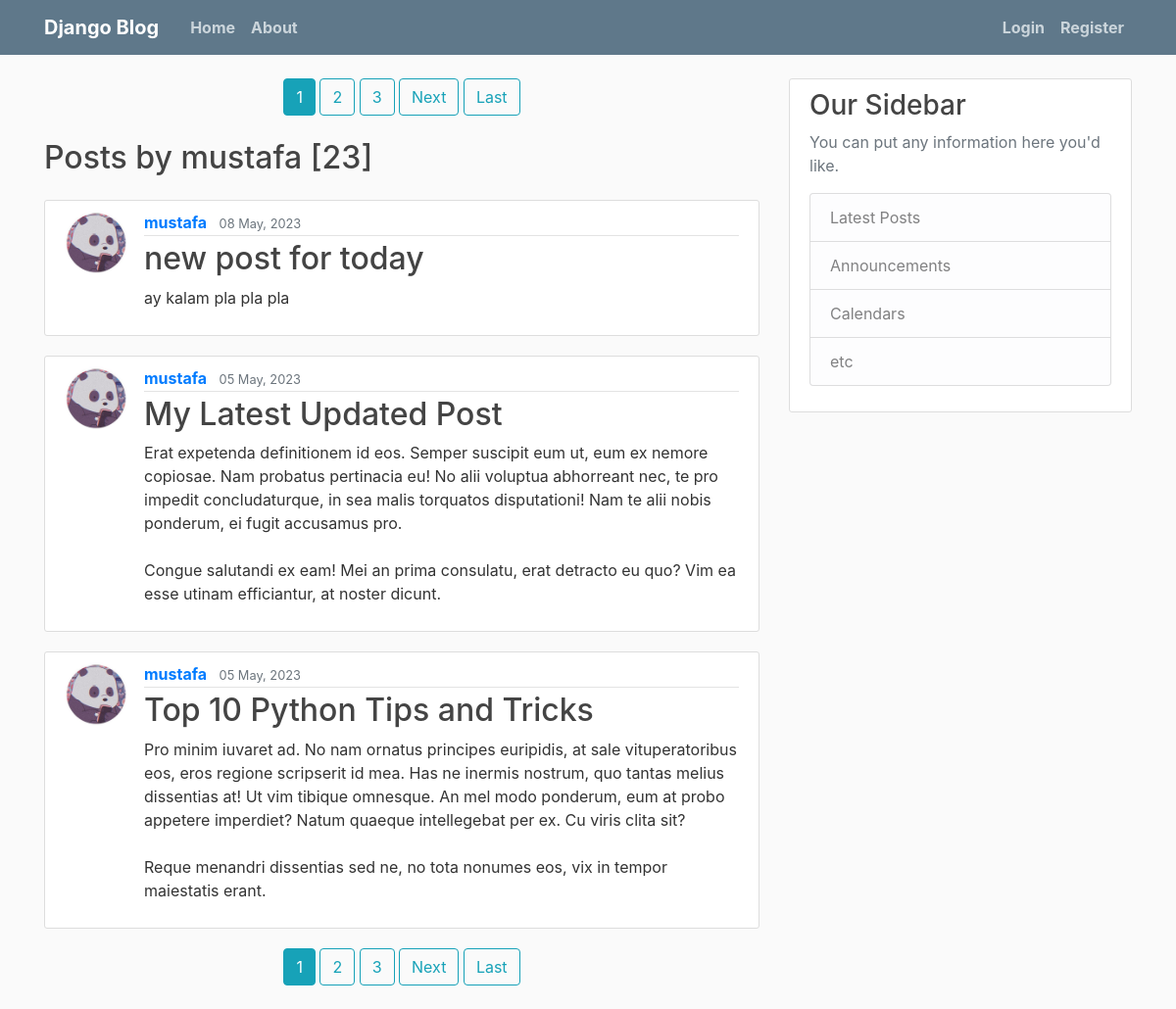
The page /user/mustafa on the database its author committed.
### blog/models.py (models this page shows, shortened)
class Post(models.Model):
    title = models.CharField(max_length=100)
    content = models.TextField()
    date_posted = models.DateTimeField(default=timezone.now)
    '''
    In Django, a ForeignKey is used to create a many-to-one relationship between two models.
    In this case, the author field is a foreign key to the User model, which represents the
    user who created the current model instance
    '''
    author = models.ForeignKey(User, on_delete=models.CASCADE)
    '''
    The 'on_delete' argument specifies the behavior to adopt when the referenced object is deleted.
    In this case, 'models.CASCADE' means that when a User instance is deleted,
    all instances of the current model that have that User instance as their
    author field will also be deleted.
    '''

### users/models.py (models this page shows, shortened)
class Profile(models.Model):
    user = models.OneToOneField(User, on_delete=models.CASCADE)
    image = models.ImageField(default='profile_pics/default1.jpg', upload_to='profile_pics')

### blog/views.py (the view)
# urls.py: path('user/<str:username>', UserPostListView.as_view(), name="user-posts"),
class UserPostListView(ListView):
    model = Post
    template_name = 'blog/user_posts.html'
    context_object_name = 'posts'
    paginate_by = 3
    def get_queryset(self):
        user = get_object_or_404(User, username=self.kwargs.get('username'))
        return Post.objects.filter(author=user).order_by('-date_posted')

### blog/templates/blog/user_posts.html
{%extends "blog/base.html"%}
{% block content %}
  {% include 'blog/pagination.html' %}
  <h2 class="mb-4">Posts by {{ view.kwargs.username }}  [{{page_obj.paginator.count}}]</h2>
  {% for post in posts %}
  <article class="media content-section">
    <img class="rounded-circle article-img" src=" {{ post.author.profile.image.url }} ">
      <div class="media-body">
        <div class="article-metadata">
          <a class="mr-2 font-weight-bold" href="{% url 'user-posts' post.author.username %}">{{ post.author }}</a>
          <small class="text-muted">{{ post.date_posted|date:"d N, Y" }}</small>
        </div>
        <h2><a class="article-title" href="{% url 'post-detail' post.id %}">{{ post.title }}</a></h2>
        <p class="article-content">{{ post.content }}</p>
      </div>
  </article>
  {% endfor %}
  {% include 'blog/pagination.html' %}
{% endblock content %}

### blog/templates/blog/base.html (shortened to what this page needs)
{% load static %}
<!DOCTYPE html>
<html>
<head>
  <link rel="stylesheet" href="https://cdn.jsdelivr.net/npm/bootstrap@4.0.0/dist/css/bootstrap.min.css"
>
  <link rel="stylesheet" href="{% static 'blog/main.css' %}">
</head>
<body>
  <header class="site-header">
    <nav class="navbar navbar-expand-md navbar-dark bg-steel fixed-top">
      <div class="container">
        <a class="font-weight-bold navbar-brand mr-4" href="/">Django Blog</a>
        <div class="collapse navbar-collapse" id="navbarToggle">
          <div class="navbar-nav mr-auto">
            <a class="font-weight-bold nav-item nav-link" href="{% url 'blog-home' %}">Home</a>
            <a class="font-weight-bold nav-item nav-link" href="{% url 'blog-about' %}">About</a>
          </div>
          <div class="navbar-nav">
            {% if user.is_authenticated %}
            <a class="font-weight-bold nav-item nav-link" href="{% url 'post-create' %}">New Post</a>
            <a class="font-weight-bold nav-item nav-link" href="{% url 'profile' %}">Profile</a>
            <a class="font-weight-bold nav-item nav-link" href="{% url 'logout' %}">Logout</a>
            {% else %}
            <a class="font-weight-bold nav-item nav-link" href="{% url 'login' %}">Login</a>
            <a class="font-weight-bold nav-item nav-link" href="{% url 'register' %}">Register</a>
            {% endif %}
          </div>
        </div>
      </div>
    </nav>
  </header>
  <main role="main" class="container">
    <div class="row">
      <div class="col-md-8">
        {% block content %}{% endblock %}
      </div>
      <div class="col-md-4">
        <div class="content-section">
          <h3>Our Sidebar</h3>
          <p class='text-muted'>You can put any information here you'd like.
          <ul class="list-group">
            <li class="list-group-item list-group-item-light">Latest Posts</li>
            <li class="list-group-item list-group-item-light">Announcements</li>
            <li class="list-group-item list-group-item-light">Calendars</li>
            <li class="list-group-item list-group-item-light">etc</li>
          </ul>
          </p>
        </div>
      </div>
    </div>
  </main>
</body>
</html>

### blog/templates/blog/pagination.html (shortened to what this page needs)
<div class="text-center">
    {% if is_paginated %}
        {% for num in page_obj.paginator.page_range %}
            {% if page_obj.number == num %}
                <a class="btn btn-info mb-4" href="?page={{ num }}">{{ num }}</a>
            {% elif num > page_obj.number|add:'-3' and num < page_obj.number|add:'3' %}
                <a class="btn btn-outline-info mb-4" href="?page={{ num }}">{{ num }}</a>
            {% endif %}
        {% endfor %}
        {% if page_obj.has_next %}
            <a class="btn btn-outline-info mb-4" href="?page={{ page_obj.next_page_number }}">Next</a>
            <a class="btn btn-outline-info mb-4" href="?page={{ page_obj.paginator.num_pages }}">Last</a>
        {% endif %}
    {% endif %}
</div>

### blog/static/blog/main.css (style rules this page uses)
body { background: #fafafa; color: #333333; margin-top: 5rem; }
h1, h2, h3, h4, h5, h6 { color: #444444; }
ul { margin: 0; }
.bg-steel { background-color: #5f788a; }
.site-header .navbar-nav .nav-link { color: #cbd5db; }
.content-section { background: #ffffff; padding: 10px 20px; border: 1px solid #dddddd; border-radius: 3px; margin-bottom: 20px; }
.article-title { color: #444444; }
.article-content { white-space: pre-line; }
.article-img { height: 65px; width: 65px; margin-right: 16px; }
.article-metadata { padding-bottom: 1px; margin-bottom: 4px; border-bottom: 1px solid #e3e3e3 }

### rows shown on the page
Post: author.profile.image (picture), author "mustafa", date_posted "08 May, 2023", title "new post for today", content "ay kalam pla pla pla"
Post: author.profile.image (picture), author "mustafa", date_posted "05 May, 2023", title "My Latest Updated Post", content "Erat expetenda definitionem id eos. Semper suscipit eum ut, eum ex nemore copiosae. Nam probatus pertinacia eu! No alii voluptua abhorreant nec, te pro impedit concludaturque, in sea malis torquatos disputationi! Nam te alii nobis ponderum, ei fugit accusamus pro. Congue salutandi ex eam! Mei an prima consulatu, erat detracto eu quo? Vim ea esse utinam efficiantur, at noster dicunt."
Post: author.profile.image (picture), author "mustafa", date_posted "05 May, 2023", title "Top 10 Python Tips and Tricks", content "Pro minim iuvaret ad. No nam ornatus principes euripidis, at sale vituperatoribus eos, eros regione scripserit id mea. Has ne inermis nostrum, quo tantas melius dissentias at! Ut vim tibique omnesque. An mel modo ponderum, eum at probo appetere imperdiet? Natum quaeque intellegebat per ex. Cu viris clita sit? Reque menandri dissentias sed ne, no tota nonumes eos, vix in tempor maiestatis erant."

### other values the page prints
{{ num }} "1" "1"
{{ num }} "2" "3" "2" "3"
{{ view.kwargs.username }} "mustafa"
{{ page_obj.paginator.count }} "23"
